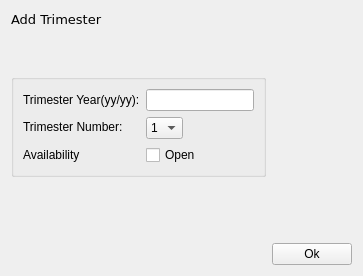
             <widget class="QWidget" name="addTrimester">
              <layout class="QGridLayout" name="gridLayout">
               <item row="0" column="0">
                <widget class="QLabel" name="addTrimesterHeader">
                 <property name="sizePolicy">
                  <sizepolicy hsizetype="Preferred" vsizetype="Maximum">
                   <horstretch>0</horstretch>
                   <verstretch>0</verstretch>
                  </sizepolicy>
                 </property>
                 <property name="font">
                  <font>
                   <family>Verdana</family>
                   <pointsize>10</pointsize>
                  </font>
                 </property>
                 <property name="text">
                  <string>Add Trimester</string>
                 </property>
                </widget>
               </item>
               <item row="5" column="1">
                <widget class="QPushButton" name="addTrimesterButtonOk">
                 <property name="text">
                  <string>Ok</string>
                 </property>
                </widget>
               </item>
               <item row="4" column="0">
                <spacer name="verticalSpacer_2">
                 <property name="orientation">
                  <enum>Qt::Vertical</enum>
                 </property>
                 <property name="sizeHint" stdset="0">
                  <size>
                   <width>20</width>
                   <height>40</height>
                  </size>
                 </property>
                </spacer>
               </item>
               <item row="3" column="0">
                <widget class="QLabel" name="showTrimesterError">
                 <property name="sizePolicy">
                  <sizepolicy hsizetype="Preferred" vsizetype="Maximum">
                   <horstretch>0</horstretch>
                   <verstretch>0</verstretch>
                  </sizepolicy>
                 </property>
                 <property name="text">
                  <string/>
                 </property>
                </widget>
               </item>
               <item row="2" column="1" rowspan="2">
                <spacer name="verticalSpacer">
                 <property name="orientation">
                  <enum>Qt::Vertical</enum>
                 </property>
                 <property name="sizeType">
                  <enum>QSizePolicy::Preferred</enum>
                 </property>
                 <property name="sizeHint" stdset="0">
                  <size>
                   <width>20</width>
                   <height>40</height>
                  </size>
                 </property>
                </spacer>
               </item>
               <item row="2" column="0">
                <widget class="QGroupBox" name="groupBox_3">
                 <layout class="QHBoxLayout" name="horizontalLayout_4">
                  <item>
                   <layout class="QVBoxLayout" name="verticalLayout_15">
                    <item>
                     <widget class="QLabel" name="trimesterYear">
                      <property name="text">
                       <string>Trimester Year(yy/yy):</string>
                      </property>
                     </widget>
                    </item>
                    <item>
                     <widget class="QLabel" name="trimesterNumber">
                      <property name="text">
                       <string>Trimester Number:</string>
                      </property>
                     </widget>
                    </item>
                    <item>
                     <widget class="QLabel" name="availabiltyLabel">
                      <property name="text">
                       <string>Availability</string>
                      </property>
                     </widget>
                    </item>
                   </layout>
                  </item>
                  <item>
                   <layout class="QVBoxLayout" name="verticalLayout_6">
                    <item>
                     <widget class="QLineEdit" name="addTrimesterLineEdit"/>
                    </item>
                    <item>
                     <widget class="QComboBox" name="addTrimisterComboBox">
                      <property name="sizePolicy">
                       <sizepolicy hsizetype="Maximum" vsizetype="Maximum">
                        <horstretch>0</horstretch>
                        <verstretch>0</verstretch>
                       </sizepolicy>
                      </property>
                      <item>
                       <property name="text">
                        <string>1</string>
                       </property>
                      </item>
                      <item>
                       <property name="text">
                        <string>2</string>
                       </property>
                      </item>
                      <item>
                       <property name="text">
                        <string>3</string>
                       </property>
                      </item>
                     </widget>
                    </item>
                    <item>
                     <widget class="QCheckBox" name="addAvailabiltyCheckBox">
                      <property name="text">
                       <string>Open</string>
                      </property>
                     </widget>
                    </item>
                   </layout>
                  </item>
                 </layout>
                </widget>
               </item>
               <item row="1" column="0">
                <spacer name="verticalSpacer_22">
                 <property name="orientation">
                  <enum>Qt::Vertical</enum>
                 </property>
                 <property name="sizeHint" stdset="0">
                  <size>
                   <width>20</width>
                   <height>40</height>
                  </size>
                 </property>
                </spacer>
               </item>
              </layout>
             </widget>
